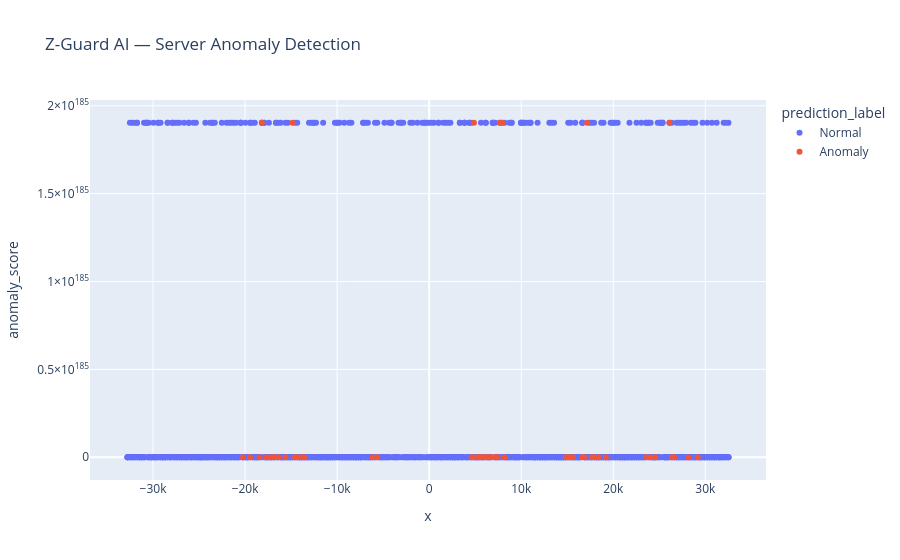

Notebook source saved alongside this figure:
### Code cell
import plotly.express as px

fig = px.scatter(
    results.reset_index(),
    x=results.index,
    y="anomaly_score",
    color="prediction_label",
    hover_data=["culprit_metric", "severity"],
    title="Z-Guard AI — Server Anomaly Detection"
)

fig.show()

### Figure 1 — Plotly figure (JSON) as saved in the notebook; plotly's stock layout.template omitted (floating-point values rounded to 4 significant figures; data arrays with more than 128 entries replaced by an {"elided": "..."} marker saying what was removed)
{"data": [{"customdata": {"elided": "950x2 str values"}, "hovertemplate": "prediction_label=Normal<br>x=%{x}<br>anomaly_score=%{y}<br>culprit_metric=%{customdata[0]}<br>severity=%{customdata[1]}<extra></extra>", "legendgroup": "Normal", "marker": {"color": "#636efa", "symbol": "circle"}, "mode": "markers", "name": "Normal", "orientation": "v", "showlegend": true, "type": "scatter", "x": {"elided": "950 int values"}, "xaxis": "x", "y": {"elided": "950 float values"}, "yaxis": "y"}, {"customdata": [["CPU Usage (%)", "CRITICAL"], ["CPU Usage (%)", "CRITICAL"], ["CPU Usage (%)", "CRITICAL"], ["CPU Usage (%)", "CRITICAL"], ["CPU Usage (%)", "CRITICAL"], ["CPU Usage (%)", "CRITICAL"], ["CPU Usage (%)", "CRITICAL"], ["CPU Usage (%)", "CRITICAL"], ["Memory Usage (%)", "CRITICAL"], ["Memory Usage (%)", "CRITICAL"], ["Disk I/O Utilization (%)", "CRITICAL"], ["Disk I/O Utilization (%)", "WARNING"], ["Disk I/O Utilization (%)", "CRITICAL"], ["Disk I/O Utilization (%)", "CRITICAL"], ["Disk I/O Utilization (%)", "CRITICAL"], ["Disk I/O Utilization (%)", "CRITICAL"], ["Disk I/O Utilization (%)", "CRITICAL"], ["Disk I/O Utilization (%)", "WARNING"], ["Disk I/O Utilization (%)", "CRITICAL"], ["Disk I/O Utilization (%)", "WARNING"], ["Disk I/O Utilization (%)", "CRITICAL"], ["Network Throughput (Mbps)", "WARNING"], ["Network Throughput (Mbps)", "WARNING"], ["Network Throughput (Mbps)", "CRITICAL"], ["Network Throughput (Mbps)", "WARNING"], ["Network Throughput (Mbps)", "WARNING"], ["Network Throughput (Mbps)", "CRITICAL"], ["Network Throughput (Mbps)", "WARNING"], ["Network Throughput (Mbps)", "CRITICAL"], ["Network Throughput (Mbps)", "CRITICAL"], ["Network Throughput (Mbps)", "CRITICAL"], ["Network Throughput (Mbps)", "CRITICAL"], ["Network Throughput (Mbps)", "WARNING"], ["Network Throughput (Mbps)", "WARNING"], ["Network Throughput (Mbps)", "CRITICAL"], ["Disk I/O Utilization (%)", "CRITICAL"], ["Disk I/O Utilization (%)", "CRITICAL"], ["Disk I/O Utilization (%)", "WARNING"], ["Memory Usage (%)", "CRITICAL"], ["Disk I/O Utilization (%)", "CRITICAL"], ["Memory Usage (%)", "CRITICAL"], ["Memory Usage (%)", "CRITICAL"], ["Memory Usage (%)", "CRITICAL"], ["Memory Usage (%)", "CRITICAL"], ["Memory Usage (%)", "CRITICAL"], ["Memory Usage (%)", "CRITICAL"], ["Memory Usage (%)", "CRITICAL"], ["Memory Usage (%)", "CRITICAL"], ["Disk I/O Utilization (%)", "WARNING"], ["Memory Usage (%)", "CRITICAL"]], "hovertemplate": "prediction_label=Anomaly<br>x=%{x}<br>anomaly_score=%{y}<br>culprit_metric=%{customdata[0]}<br>severity=%{customdata[1]}<extra></extra>", "legendgroup": "Anomaly", "marker": {"color": "#EF553B", "symbol": "circle"}, "mode": "markers", "name": "Anomaly", "orientation": "v", "showlegend": true, "type": "scatter", "x": [23552, 24064, 24576, 26112, 26368, 26624, 28160, 29184, -6144, -5632, 14849, 15105, 15361, 15617, 16641, 16897, 17153, 17665, 17921, 18433, 19201, -20223, -19455, -18431, -18175, -17663, -17151, -16895, -16383, -15615, -14847, -14591, -14335, -13823, -13567, 4610, 4866, 5122, 5378, 5634, 5890, 6146, 6402, 6658, 6914, 7170, 7426, 7682, 7938, 8194], "xaxis": "x", "y": [-1.542e-180, 4.667e-62, 4.667e-62, 1.904e+185, 4.667e-62, -1.542e-180, 9.391e-320, -6.066e+66, 2.082e-317, -1.542e-180, -6.066e+66, 2.082e-317, -1.542e-180, -1.542e-180, 4.667e-62, -1.542e-180, 1.904e+185, 4.154e-317, -6.066e+66, 4.667e-62, -1.542e-180, -1.542e-180, 9.518e-320, 4.667e-62, 1.904e+185, 9.518e-320, -1.542e-180, 9.771e-320, -1.542e-180, 4.667e-62, 1.904e+185, 2.082e-317, -6.066e+66, -1.542e-180, -1.542e-180, 4.667e-62, 1.904e+185, -1.542e-180, -6.066e+66, 4.667e-62, 3.119e-317, -6.066e+66, 4.667e-62, -1.542e-180, -6.066e+66, -6.066e+66, -6.066e+66, 1.904e+185, 1.904e+185, -6.066e+66], "yaxis": "y"}], "layout": {"legend": {"title": {"text": "prediction_label"}, "tracegroupgap": 0}, "title": {"text": "Z-Guard AI — Server Anomaly Detection"}, "xaxis": {"anchor": "y", "domain": [0, 1], "title": {"text": "x"}}, "yaxis": {"anchor": "x", "domain": [0, 1], "title": {"text": "anomaly_score"}}}}
